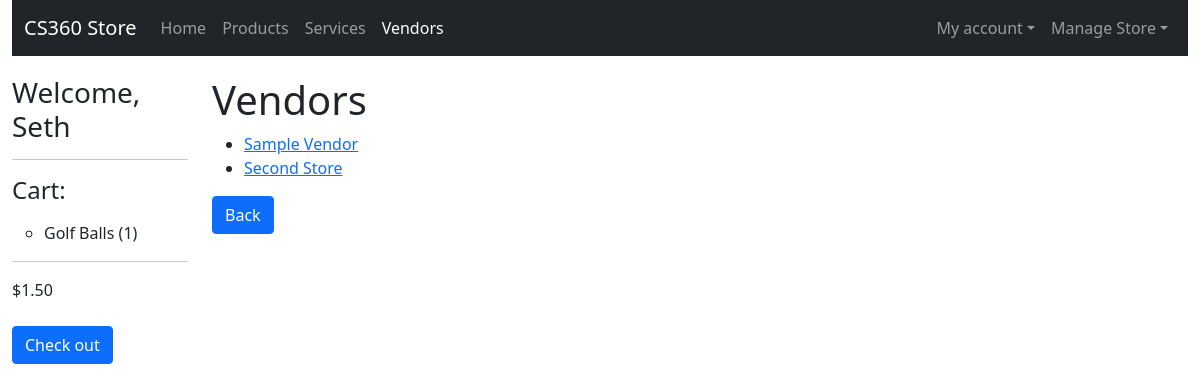
The page /store/vendors/ (signed in) on the database its author committed.
### storeApp/models.py (models this page shows, shortened)
class CartProduct(models.Model):
    id = models.UUIDField(primary_key=True, default=uuid.uuid4, help_text="Unique ID for this product in cart", editable=False)
    cart = models.ForeignKey(Cart, on_delete=models.CASCADE,)
    product = models.ForeignKey(ProductListing, on_delete=models.RESTRICT)
    quantity = models.IntegerField(default=0, validators=[MaxValueValidator(9999)])

class ProductListing(models.Model):
    id = models.UUIDField(primary_key=True, default=uuid.uuid4, help_text="Unique ID for this particular order", editable=False)
    active = models.BooleanField(default=True)
    name = models.CharField(max_length=200, help_text="Enter a name for your product.")
    imageURL = models.URLField(max_length=200, help_text="Enter image URL", default="https://picsum.photos/400/300")
    price = models.DecimalField(decimal_places=2, max_digits=7) # allows max price of $99,999.99
    description = models.TextField()
    quantity_available = models.IntegerField(help_text="How many are available? Leave blank if unlimited.", null=True, blank=True)
    restockDate = models.DateField(help_text="Leave blank if N/A",null=True, blank=True)
    vendor = models.ForeignKey(Vendor, on_delete=models.RESTRICT)
    tags = models.ManyToManyField(ProductTag, blank=True)
    def list_tags(self):
        return ', '.join(tag.name for tag in self.tags.all()[:3])
    list_tags.short_description = 'Tags'
    class Meta:
        permissions = (("can_set_active", "Set product as active"),)

class Cart(models.Model):
    id = models.UUIDField(primary_key=True, default=uuid.uuid4, help_text="Unique ID for this user's cart", editable=False)
    user = models.OneToOneField(User, on_delete=models.CASCADE, null=False)
    subtotal = models.DecimalField(decimal_places=2, max_digits=7, default=0)

class Vendor(models.Model):
    name = models.CharField(max_length=200, help_text="Enter your vendor name.", unique=True)
    owner = models.OneToOneField(User, on_delete=models.CASCADE)
    phone_number = models.CharField(max_length=20, help_text="1 (234) 567 8901")
    emergency_phone_number = models.CharField(max_length=20, help_text="1 (234) 567 8901")
    address1 = models.CharField(max_length=1024, help_text="Address line 1")
    address2 = models.CharField(max_length=1024, help_text="Address line 2", null=True, blank=True)
    zip_code = models.CharField(max_length=12, help_text="Zip Code")
    city = models.CharField(max_length=1024, help_text="City")
    state_or_province = models.CharField(max_length=1024, help_text="State/Province (if applicable)", null=True, blank=True)
    country = models.CharField(max_length=1024, help_text="Country")
    date_created = models.DateTimeField(default=datetime.now, blank=True)
    def get_absolute_url(self):
        return reverse('vendor-detail', args=[str(self.id)])

### storeApp/views.py (the view)
# urls.py: path('vendors/', views.VendorListView.as_view(), name='vendors'),
class VendorListView(generic.ListView):
    model = Vendor
    ordering = ['name']

### storeApp/templates/storeApp/vendor_list.html (shortened to what this page needs)
{% extends "base_generic.html" %}
{% block content %}
    <h1>Vendors</h1>
    {% if vendor_list %}
    <ul>
        {% for vendor in vendor_list %}
        <li>
            <a href="{{ vendor.get_absolute_url }}">{{ vendor.name }}</a>
            </li>
        {% endfor %}
    </ul>
    {% else %}
    <p>There are currently no active vendors.</p>
    {% endif %}
    <a href="javascript:history.go(-1)" class="btn btn-primary">Back</a>
{% endblock content %}

### storeApp/templates/base_generic.html (shortened to what this page needs)
<!DOCTYPE html>
<html lang="en">
<head>
  <link href="https://cdn.jsdelivr.net/npm/bootstrap@5.0.2/dist/css/bootstrap.min.css" rel="stylesheet">
  {% load static %}
  <link rel="stylesheet" href="{% static 'css/styles.css' %}">
</head>
<body>
  <div class="container-fluid">
    <nav class="navbar navbar-expand-md navbar-dark bg-dark" aria-label="Fourth navbar example">
      <div class="container-fluid">
        <a class="navbar-brand" href="{% url 'index' %}">CS360 Store</a>
        <div class="collapse navbar-collapse" id="navbarsExample04">
          <ul class="navbar-nav me-auto mb-2 mb-md-0">
            <li class="nav-item"><a class="nav-link {% if request.resolver_match.url_name == 'index' %}active{% endif %}" href="{% url 'index' %}">Home</a></li>
            <li class="nav-item"><a class="nav-link {% if request.resolver_match.url_name == 'products' %}active{% endif %}" href="{% url 'products' %}">Products</a></li>
            <li class="nav-item"><a class="nav-link {% if request.resolver_match.url_name == 'services' %}active{% endif %}" href="{% url 'services' %}">Services</a></li>
            <li class="nav-item"><a class="nav-link {% if request.resolver_match.url_name == 'vendors' %}active{% endif %}" href="{% url 'vendors' %}">Vendors</a></li>
          </ul>
          <ul class="navbar-nav">
            {% if user.is_authenticated %}
            <li class="nav-item dropdown">
              <a class="nav-link dropdown-toggle " href="#" id="dropdown04" data-bs-toggle="dropdown" aria-expanded="false">My account</a>
            </li>
            {% else %}
            <li class="nav-item"><a class="nav-link" href="{% url 'login' %}">Log in</a></li>
            {% endif %}
            {% if perms.storeApp.can_set_active %}
            <li class="nav-item dropdown">
              <a class="nav-link dropdown-toggle " href="#" id="dropdown05" data-bs-toggle="dropdown" aria-expanded="false">Manage Store</a>
            </li>
            {% endif %}
          </ul>
        </div>
      </div>
    </nav>
    <div class="row">
      <div class="col-sm-2">
      {% block sidebar %}
        <ul class="sidebar-nav">
          {% if user.is_authenticated %}
          <h3>Welcome, {{ user.first_name }}</h3>
          {% endif %}
          {% if user.cart.cartproduct_set.all or user.cart.cartservice_set.all %}
          <hr/>
          <h4 class="mb-3">Cart:</h4>
          {% else %}
          <p>Add something to your cart to get started!</p>
          {% endif %}
          {% if user.cart.cartproduct_set.all %}
            <ul>
              {% for cproduct in  user.cart.cartproduct_set.all %}
              <li>{{ cproduct.product.name }} ({{ cproduct.quantity }})</li>
              {% endfor %}
            </ul>
            <hr/>
            <p>${{ user.cart.subtotal }}</p>
            <a class="btn btn-primary mt-2" href="{% url 'my-cart' %}">Check out</a>
          {% endif %}
     {% endblock %}
      </div>
      <div class="col-sm-10 ">{% block content %}{% endblock %}</div>
    </div>
  </div>
</body>
</html>

### storeApp/static/css/styles.css (style rules this page uses)
.sidebar-nav { margin-top: 20px; padding: 0; list-style: none; }
h1 { margin-top: 20px; }

### rows shown on the page
CartProduct: product.name "Golf Balls", quantity "1"
Vendor: name "Sample Vendor"
Vendor: name "Second Store"

### other values the page prints
{{ user.first_name }} "Seth"
{{ user.cart.subtotal }} "1.50"
